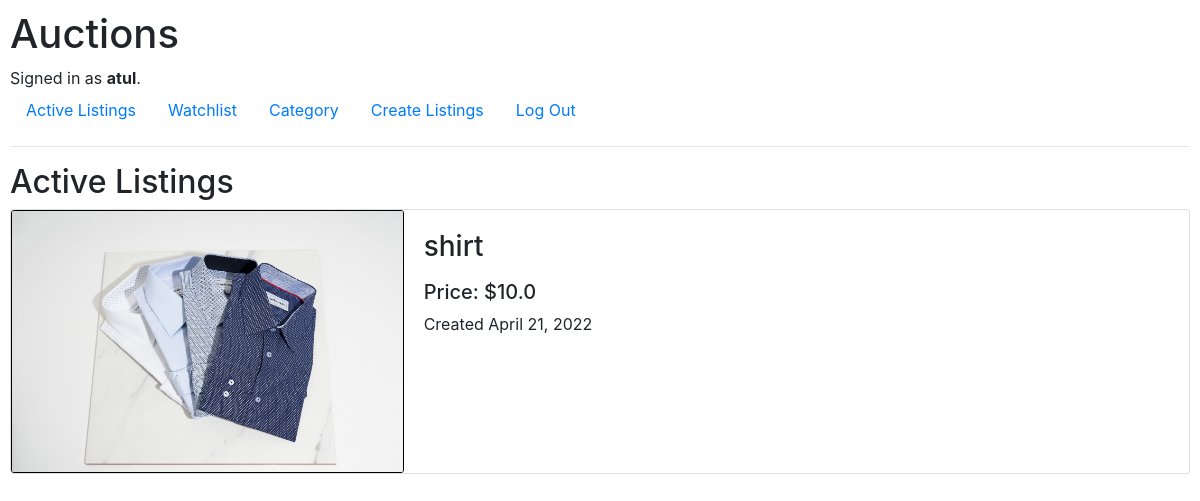
Page /category/2 (signed in) on the committed database.
### auctions/models.py (models this page shows, shortened)
class User(AbstractUser):
    pass

class Listing(models.Model):
    title = models.CharField(max_length=100)
    description = models.TextField(null=True, max_length=500)
    active = models.BooleanField(default=True)
    startingbid = models.FloatField()
    currentbid = models.FloatField(blank=True, null=True)
    category = models.ForeignKey(
        Category, on_delete=models.CASCADE, default="No category yet!", related_name="similar_listings")
    creator = models.ForeignKey(
        User, on_delete=models.CASCADE, related_name="all_creaters_lists")
    watcher = models.ManyToManyField(
        User, blank=True, related_name="watched_listing")
    buyer = models.ForeignKey(User, on_delete=models.PROTECT, null=True)
    created_at = models.DateField(default=datetime.now)
    @property
    def first_picture(self):
        return self.pictures.first().picture.url

class Picture(models.Model):
    listing = models.ForeignKey(
        Listing, on_delete=models.CASCADE, related_name="pictures", blank=True)
    picture = models.ImageField(null=True, blank=True, upload_to='images/')
    alt = models.CharField(null=True, max_length=100)

### auctions/views.py (the view)
# urls.py: path("category/<int:category_id>", views.category_listing, name="category_listing"),
def category_listing(request, category_id):
    cat = Category.objects.filter(id=category_id).first()
    listings = cat.similar_listings.exclude(active=False)
    return render(request, "auctions/index.html", {"listings": listings})

### auctions/templates/auctions/index.html
{% extends "auctions/layout.html" %}
{% block body %}
    <h2>Active Listings</h2>
    {%for active_list in listings %}
    <a href="{% url 'details' active_list.id %}" class="text-decoration-none" style="color: inherit;">
    <div class="card mb-3" style="max-width:100%;">
        <div class="row no-gutters">
          <div class="col-md-4">
             <img src='{{ active_list.first_picture }}' style="border: 1px solid #000; max-width:600px; max-height:500px;" class="card-img" alt="...">
          </div>
          <div class="col-md-8">
            <div class="card-body">
              <h3 class="card-title">{{active_list.title}}</h3>
              <p class="card-text">
                 <h5> Price: ${{active_list.startingbid}}</h5>
                 Created {{active_list.created_at}}
                </p>
            </div>
          </div>
        </div>
      </div>
    </a>
    {% endfor %}
{% endblock %}

### auctions/templates/auctions/layout.html (shortened to what this page needs)
{% load static %}
<!DOCTYPE html>
<html lang="en">
    <head>
        <link rel="stylesheet" href="https://stackpath.bootstrapcdn.com/bootstrap/4.4.1/css/bootstrap.min.css">
        <link href="{% static 'auctions/styles.css' %}" rel="stylesheet">
    </head>
    <body>
        <h1>Auctions</h1>
        <div>
            {% if user.is_authenticated %}
                Signed in as <strong>{{ user.username }}</strong>.
            {% else %}
                Not signed in.
            {% endif %}
        </div>
        <ul class="nav">
            <li class="nav-item">
                <a class="nav-link" href="{% url 'index' %}">Active Listings</a>
            </li>
            {% if user.is_authenticated %}
            <li class="nav-item">
                <a class="nav-link" href="{% url 'watchistlindex' %}">Watchlist</a>
            </li>
            <li class="nav-item">
                <a class="nav-link" href="{% url 'category' %}">Category</a>
            </li>
            <li class="nav-item">
                <a class="nav-link" href="{% url 'listing' %}">Create Listings</a>
            </li>
                <li class="nav-item">
                    <a class="nav-link" href="{% url 'logout' %}">Log Out</a>
                </li>
            {% endif %}
        </ul>
        <hr>
        {% block body %}
        {% endblock %}
    </body>
</html>

### auctions/static/auctions/styles.css (style rules this page uses)
body { padding: 10px; }

### rows in the picture
User: username "atul"
Listing: first_picture (picture), title "shirt", startingbid "10.0", created_at "April 21, 2022"
